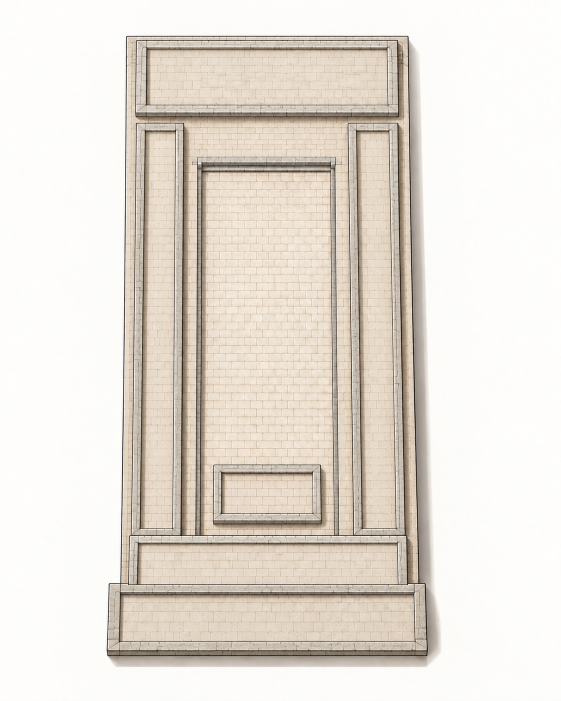
#> input picture 水龙祠建筑插画/水龙祠-2.5D地基插画-初稿.png, 1122 x 1402 px (shown at 1/2 size)
$ python prepare_growth_assets.py
#> lines starting #> are read from the running program, lines starting #| are printed output that depends on the picture; after the words box and inside, x2 and y2 are one past the last pixel; in counts of white or black regions, pixels touching at a corner belong together
"""Derive aligned RGBA previews from the two approved temple illustrations.

The source PNGs are read only. Run from this directory with the bundled Python.
"""

from pathlib import Path
from collections import deque

import numpy as np
from PIL import Image, ImageDraw, ImageFilter


SCRIPT_DIR = Path(__file__).resolve().parent
if SCRIPT_DIR.name == "生长动画素材":
    ART_DIR = SCRIPT_DIR.parent
    OUT_DIR = SCRIPT_DIR
else:
    ART_DIR = SCRIPT_DIR.parent / "水龙祠建筑插画"
    OUT_DIR = SCRIPT_DIR / "growth_stage_work"
FOUNDATION = ART_DIR / "水龙祠-2.5D地基插画-初稿.png"
COMPLETE = ART_DIR / "水龙祠-2.5D建筑插画-开屏右侧结构校正版-v1.png"
SIZE = (1122, 1402)

# Registration from visible footprint anchors: entrance corners and far-hall edge.
FOUNDATION_SCALE_X = 0.774
FOUNDATION_SCALE_Y = 0.842
FOUNDATION_OFFSET_X = 329.0
FOUNDATION_OFFSET_Y = 51.0


def extract_rgba(source: Path) -> Image.Image:
    image = Image.open(source).convert("RGB")
    if image.size != SIZE:
        raise ValueError(f"Unexpected source size: {source}: {image.size}")
    if source == FOUNDATION:
        # The base is rectilinear. A traced outline avoids keeping its broad,
        # pale baked-in shadow as an opaque fringe on dark webpage backgrounds.
        alpha = Image.new("L", SIZE, 0)
        ImageDraw.Draw(alpha).polygon(
            [
                (250, 70), (818, 70), (823, 1165), (858, 1165),
                (858, 1320), (212, 1320), (212, 1165), (240, 1165),
                (240, 72),
            ],
            fill=255,
        )
        result = image.convert("RGBA")
        result.putalpha(alpha.filter(ImageFilter.GaussianBlur(0.7)))
        return result
    rgb = np.asarray(image)
    low = rgb.min(axis=2)
    high = rgb.max(axis=2)
    # Only near-neutral, nearly white pixels can belong to the outside field.
    # The final art uses a lightly textured warm-ivory field, not pure white.
    outside_candidate = (low >= 155) & ((high - low) <= 100)
    height, width = outside_candidate.shape
    candidates = outside_candidate.ravel()
    outside = np.zeros(height * width, dtype=bool)
    queue = deque([0])
    outside[0] = True
    while queue:
        index = queue.popleft()
        x = index % width
        neighbors = []
        if x > 0:
            neighbors.append(index - 1)
        if x < width - 1:
            neighbors.append(index + 1)
        if index >= width:
            neighbors.append(index - width)
        if index < width * (height - 1):
            neighbors.append(index + width)
        for next_index in neighbors:
            if candidates[next_index] and not outside[next_index]:
                outside[next_index] = True
                queue.append(next_index)
    foreground = ~outside.reshape(height, width)
    hard_alpha = Image.fromarray(np.where(foreground, 255, 0).astype("uint8"), "L")
    # Anti-alias the silhouette by one pixel without reducing interior opacity.
    alpha = hard_alpha.filter(ImageFilter.GaussianBlur(0.8))
    result = image.convert("RGBA")
    result.putalpha(alpha)
    return result


def align_foundation(image: Image.Image) -> Image.Image:
    sx, sy = FOUNDATION_SCALE_X, FOUNDATION_SCALE_Y
    tx, ty = FOUNDATION_OFFSET_X, FOUNDATION_OFFSET_Y
    return image.transform(
        SIZE,
        Image.Transform.AFFINE,
        (1 / sx, 0, -tx / sx, 0, 1 / sy, -ty / sy),
        resample=Image.Resampling.BICUBIC,
        fillcolor=(0, 0, 0, 0),
    )


def preview_overlay(foundation: Image.Image, complete: Image.Image) -> Image.Image:
    bg = Image.new("RGB", SIZE, (225, 226, 222)).convert("RGBA")
    f = foundation.copy()
    c = complete.copy()
    f.putalpha(f.getchannel("A").point(lambda a: round(a * 0.55)))
    c.putalpha(c.getchannel("A").point(lambda a: round(a * 0.55)))
    bg.alpha_composite(f)
    bg.alpha_composite(c)
    return bg.convert("RGB")


def main() -> None:
    OUT_DIR.mkdir(exist_ok=True)
    foundation = align_foundation(extract_rgba(FOUNDATION))
#> in extract_rgba, image is the input picture: PIL image 1122x1402 RGB; mean R, G, B 230, 223.5, 215
#> in extract_rgba, `alpha = Image.new("L", SIZE, 0)`: alpha: PIL image 1122x1402 L; every value is 0
#> in extract_rgba, `ImageDraw.Draw(alpha).polygon( [ (250, 70), (818, 70), (823, 1165), (8..`:
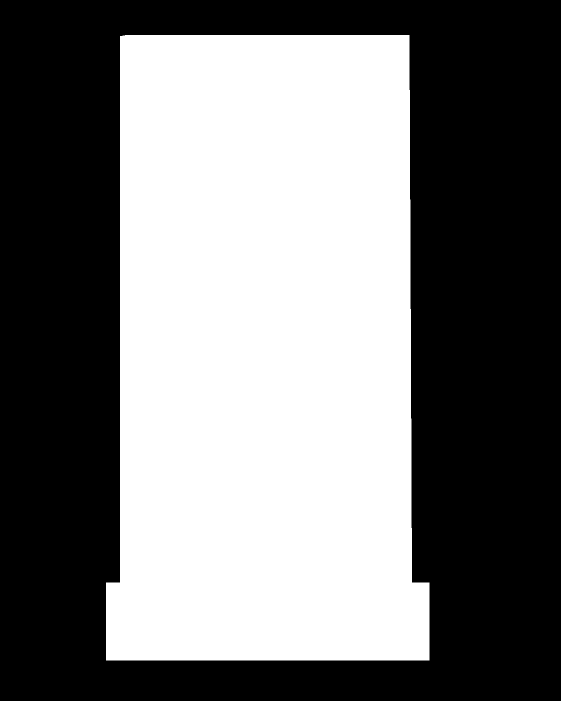
#> alpha: PIL image 1122x1402 L (shown at 1/2 size); 46.9% white; 1 white region, box (x1, y1, x2, y2) and area: (212, 70, 859, 1321) 737657
#> in extract_rgba, `result.putalpha(alpha.filter(ImageFilter.GaussianBlur(0.7)))`:
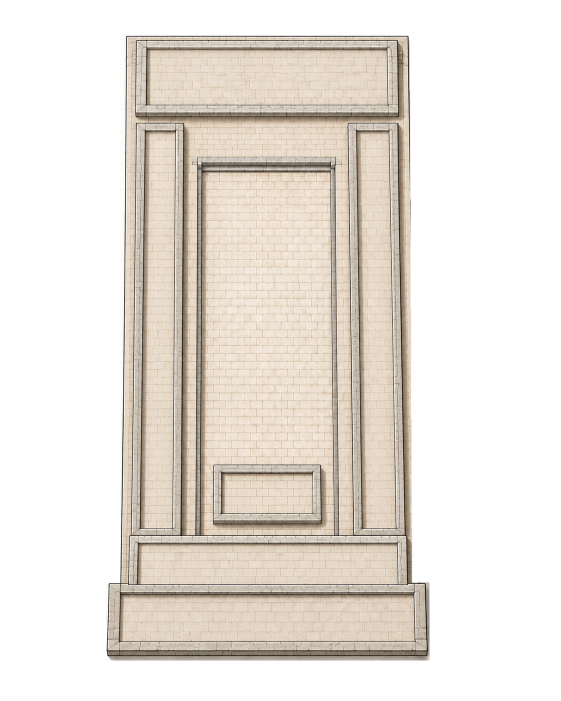
#> result: PIL image 1122x1402 RGBA (shown at 1/2 size); mean R, G, B, A 230, 223.5, 215, 119.6; transparent parts drawn white
#> in align_foundation, `sx, sy = FOUNDATION_SCALE_X, FOUNDATION_SCALE_Y`: sx = 0.774; sy = 0.842
    complete = extract_rgba(COMPLETE)
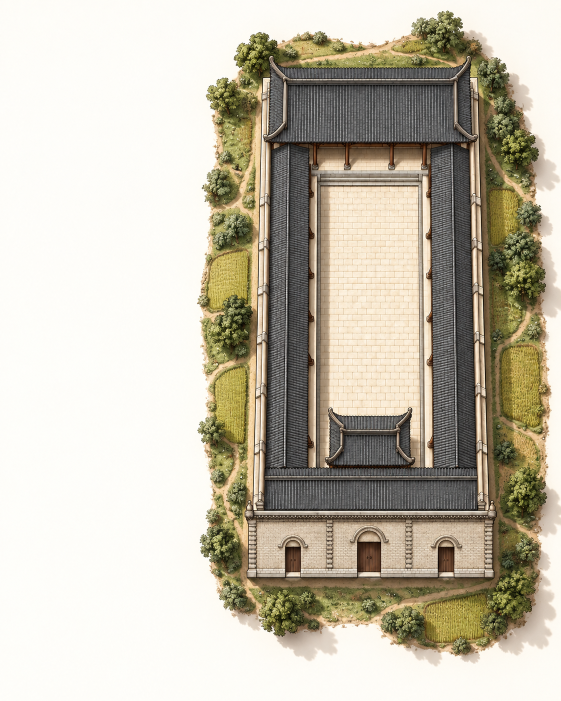
#> input picture 水龙祠建筑插画/水龙祠-2.5D建筑插画-开屏右侧结构校正版-v1.png, 1122 x 1402 px (shown at 1/2 size)
#> in extract_rgba, image is the input picture: PIL image 1122x1402 RGB; mean R, G, B 195.5, 189, 173.1
#> in extract_rgba (call 2), `outside_candidate = (low >= 155) & ((high - low) <= 100)`:
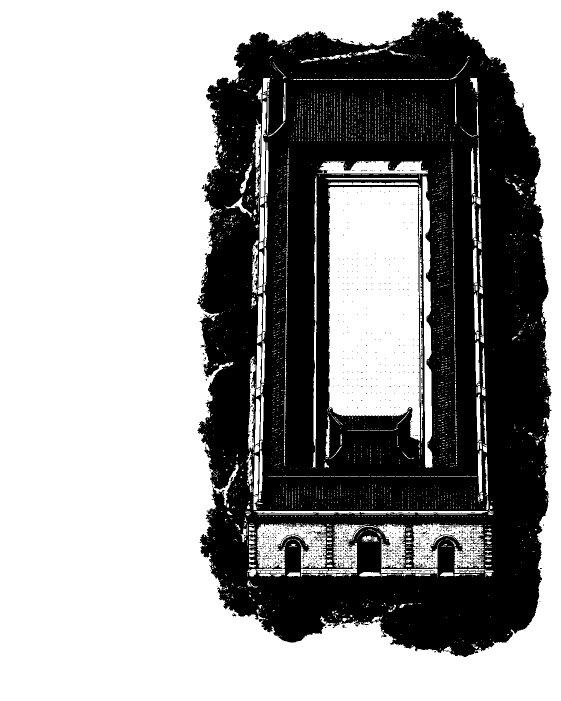
#> outside_candidate: shape (1402, 1122) bool (shown at 1/2 size); 60.9% white; 1237 black regions (1213 under 20 px), largest, box (x1, y1, x2, y2) and area: (394, 21, 1103, 1314) 610898, (878, 1051, 920, 1056) 80, (934, 1093, 954, 1105) 54
#> in extract_rgba (call 2), `hard_alpha = Image.fromarray(np.where(foreground, 255, 0).astype("uint..`: hard_alpha: PIL image 1122x1402 L; 49.5% white; 67 white regions (61 under 20 px), largest, box (x1, y1, x2, y2) and area: (394, 21, 1103, 1314) 778917, (464, 1227, 473, 1233) 29, (685, 1249, 693, 1256) 26, (403, 370, 408, 378) 23, (710, 1249, 719, 1253) 23, (655, 1248, 663, 1252) 20
    foundation.save(OUT_DIR / "地基-透明对齐样张.png")
    complete.save(OUT_DIR / "完整建筑-透明样张.png")
    preview_overlay(foundation, complete).save(OUT_DIR / "地基与完整建筑-叠加检查.png")
#> in preview_overlay, `c.putalpha(c.getchannel("A").point(lambda a: round(a * 0.55)))`:
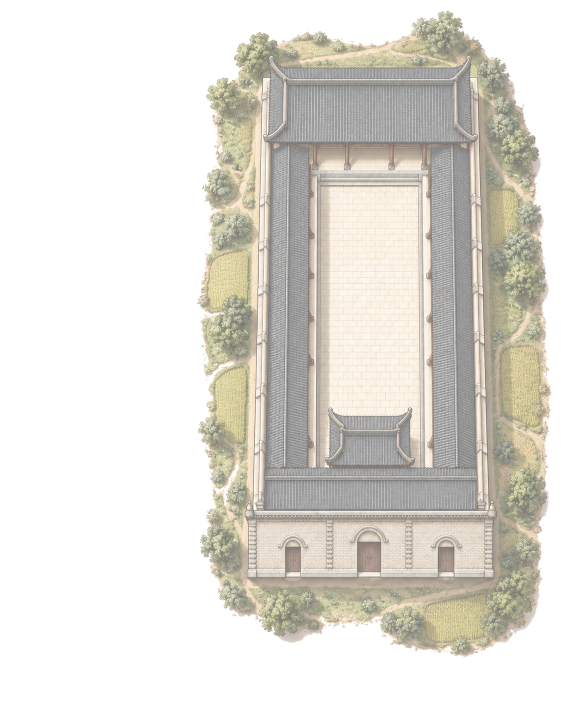
#> c: PIL image 1122x1402 RGBA (shown at 1/2 size); mean R, G, B, A 195.5, 189, 173.1, 69.4; transparent parts drawn white
#> in preview_overlay, `bg.alpha_composite(c)`:
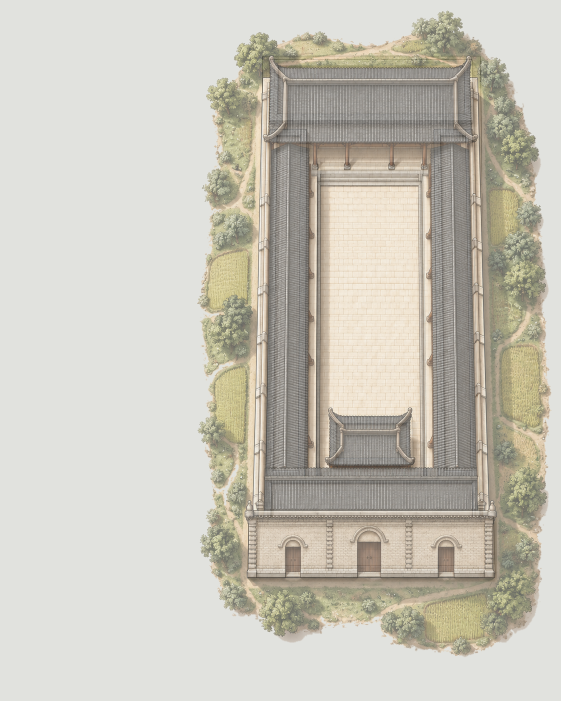
#> bg: PIL image 1122x1402 RGBA (shown at 1/2 size); mean R, G, B, A 199.9, 196.7, 185.6, 255
    dark = Image.new("RGBA", SIZE, (32, 41, 46, 255))
    dark.alpha_composite(complete)
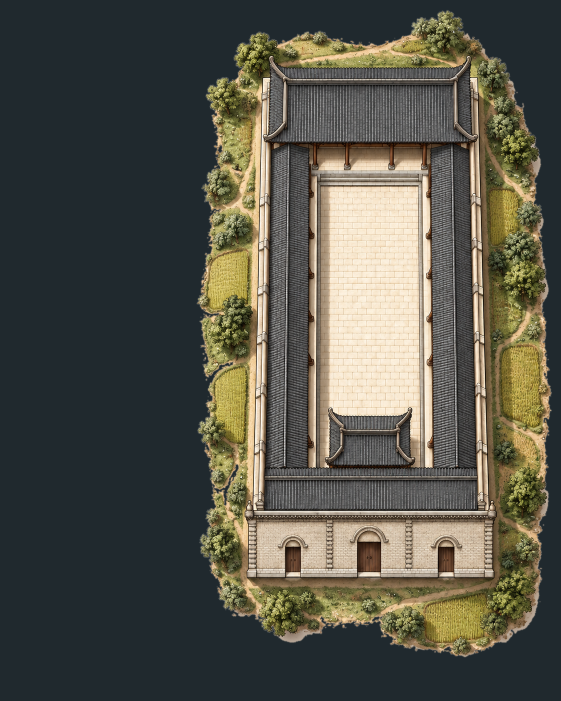
#> dark: PIL image 1122x1402 RGBA (shown at 1/2 size); mean R, G, B, A 84.4, 83.5, 72.9, 255
    dark.convert("RGB").save(OUT_DIR / "完整建筑-深色背景检查.png")
    for name, image in (("foundation", foundation), ("complete", complete)):
        if image.mode != "RGBA" or image.getpixel((0, 0))[3] != 0:
            raise AssertionError(f"Transparent export failed for {name}")
        if image.getpixel((750, 700))[3] != 255:
            raise AssertionError(f"Courtyard unexpectedly transparent for {name}")
        if image.getpixel((1115, 700))[3] != 0:
            raise AssertionError(f"Right-side background unexpectedly opaque for {name}")
#> this loop made 2 passes
#> name on passes 1 to 2: 'foundation', 'complete'
    print("PASS: aligned foundation, exported two RGBA cutouts and overlay preview")


if __name__ == "__main__":
    main()
